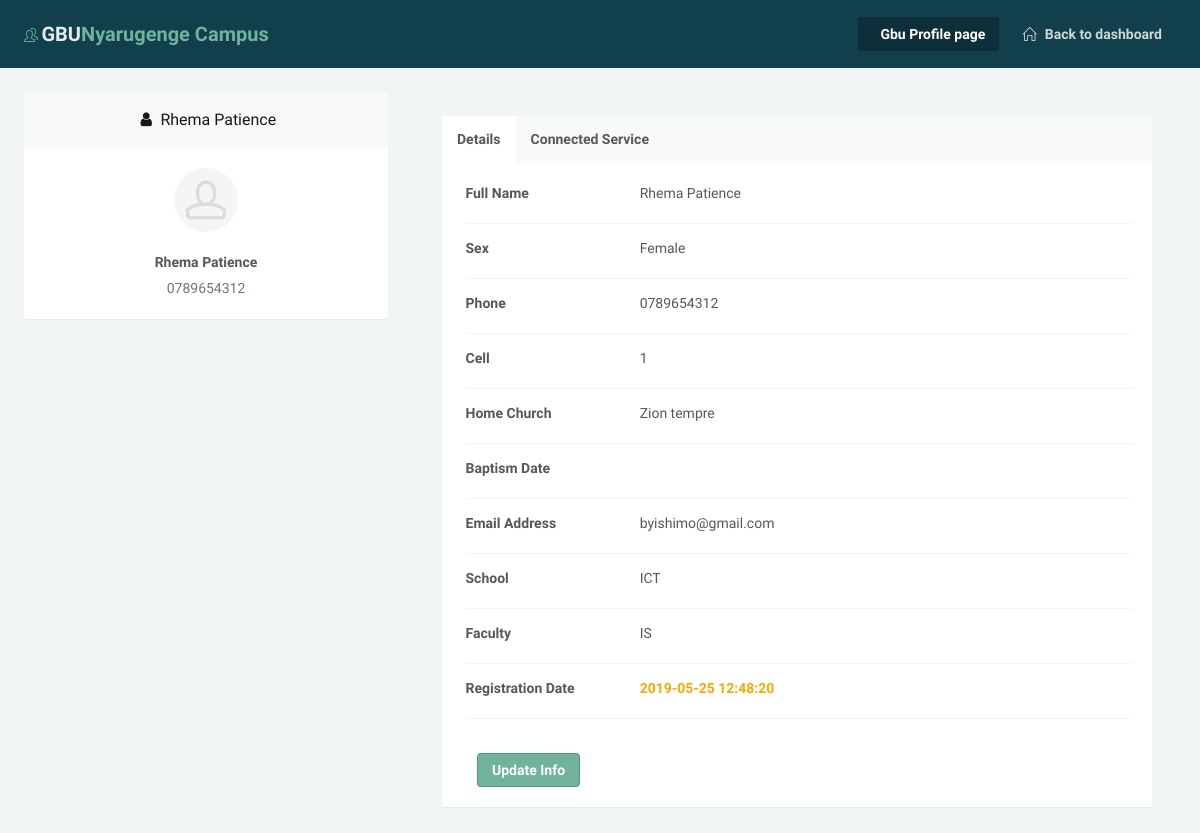
/Profilepage.php?member=6 (signed in), run on the app's committed database.
### tables this page shows
CREATE TABLE `gbumember` (
  `id` int(11) NOT NULL,
  `academic` varchar(255) NOT NULL,
  `firstname` varchar(200) NOT NULL,
  `lastname` varchar(255) NOT NULL,
  `email` varchar(255) NOT NULL,
  `phone` varchar(255) NOT NULL,
  `homechurch` varchar(255) NOT NULL,
  `cell` varchar(255) NOT NULL,
  `department` varchar(255) NOT NULL,
  `sex` varchar(255) NOT NULL,
  `graduation` varchar(255) NOT NULL,
  `school` varchar(255) NOT NULL,
  `faculty` varchar(255) NOT NULL,
  `image` varchar(255) NOT NULL,
  `submitdate` timestamp NOT NULL DEFAULT CURRENT_TIMESTAMP
);

### Profilepage.php (the view, shortened to what this page needs)
<?php
    include_once('config/PDOClass.php');
    if (strlen($_SESSION['AdminLogin'])==0) {
        header("Location: index.php");
    }
    else{
?>
<!doctype html>
<html lang="en" class="no-focus">
    <head>
        <link rel="stylesheet" href="assets/js/plugins/select2/css/select2.css">
        <link rel="stylesheet" id="css-main" href="assets/css/codebase.min.css">
        <link rel="stylesheet" id="css-theme" href="assets/css/themes/flat.min.css">
    </head>
    <body>
        <div id="page-container" class="sidebar-inverse side-scroll page-header-fixed page-header-inverse main-content-boxed">
            <header id="page-header">
                <div class="content-header">
                    <div class="content-header-section">
                        <div class="content-header-item">
                            <a class="link-effect font-w700 mr-5" href="#">
                                <i class="si si-users text-primary"></i>
                                <span class="font-size-xl text-dual-primary-dark">GBU</span><span class="font-size-xl text-primary">Nyarugenge Campus</span>
                            </a>
                        </div>
                    </div>
                    <div class="content-header-section d-none d-lg-block">
                        <ul class="nav-main-header">
                            <li>
                                <a class="active" href="#"><i class="si"></i>Gbu Profile page</a>
                            </li>
                            <li>
                                 <a href="dashboard.php"><i class="si si-home"></i>Back to dashboard</a>
                            </li>
                        </ul>
                    </div>
                </div>
            </header>
            <main id="main-container">
                <div class="content">
                    <?php
                     $m_id = $_GET['member'];
                      $sql = "SELECT * from gbumember WHERE id=$m_id";
                      $query = $db->prepare($sql);
                      $query->execute();
                      $results=$query->fetchAll(PDO::FETCH_OBJ);
                      foreach ($results as $result) {
                                ?>
                    <div class="row">
                        <div class="col-xl-4">
                            <a class="block block-rounded block-link-shadow text-center" href="javascript:void(0)">
                                <div class="block-header block-header-default">
                                    <h3 class="block-title">
                                        <i class="fa fa-fw fa-user"></i>
                                        <?=$result->firstname?>  <?=$result->lastname?>
                                    </h3>
                                </div>
                                <div class="block-content block-content-full">
                                    <div class="push">
                                        <img class="img-avatar" src="assets/media/avatars/avatar10.jpg" alt="">
                                    </div>
                                    <div class="font-w600 mb-5"><?=$result->firstname?>  <?=$result->lastname?></div>
                                    <div class="text-muted"><?=$result->phone?></div>
                                </div>
                            </a>
                        </div>
                        <div class="col-xl-8">
                <div class="content">
                    <div class="block">
                        <ul class="nav nav-tabs nav-tabs-block" data-toggle="tabs" role="tablist">
                            <li class="nav-item">
                                <a class="nav-link active" href="#search-classic">Details</a>
                            </li>
                            <li class="nav-item">
                                <a class="nav-link" href="#search-photos">Connected Service</a>
                            </li>
                        </ul>
                        <div class="block-content block-content-full tab-content overflow-hidden">
                            <div class="tab-pane fade show active" id="search-classic" role="tabpanel">
                                <div class="row items-push">
                                 <div class="col-12">
                                <div class="tab-content ml-1" id="myTabContent">
                                    <div class="tab-pane fade show active" id="basicInfo" role="tabpanel" aria-labelledby="basicInfo-tab">
                                        <div class="row">
                                            <div class="col-sm-4 col-md-3 col-5">
                                                <label style="font-weight:bold;">Full Name</label>
                                            </div>
                                            <div class="col-md-8 col-6">
                                                <?=$result->firstname?>  <?=$result->lastname?>
                                            </div>
                                        </div>
                                        <hr />
                                        <div class="row">
                                            <div class="col-sm-3 col-md-3 col-5">
                                                <label style="font-weight:bold;">Sex</label>
                                            </div>
                                            <div class="col-md-8 col-6">
                                                <?=$result->sex?>
                                            </div>
                                        </div>
                                        <hr />
                                        <div class="row">
                                            <div class="col-sm-4 col-md-3 col-5">
                                                <label style="font-weight:bold;">Phone </label>
                                            </div>
                                            <div class="col-md-8 col-6">
                                                <?=$result->phone?>
                                            </div>
                                        </div>
                                        <hr />
                                         <div class="row">
                                            <div class="col-sm-4 col-md-3 col-5">
                                                <label style="font-weight:bold;">Cell </label>
                                            </div>
                                            <div class="col-md-8 col-6">
                                                <?=$result->cell?>
                                            </div>
                                        </div>
                                        <hr />
                                        <div class="row">
                                            <div class="col-sm-3 col-md-3 col-5">
                                                <label style="font-weight:bold;">Home Church</label>
                                            </div>
                                            <div class="col-md-8 col-6">
                                                <?=$result->homechurch?>
                                            </div>
                                        </div>
                                        <hr />
                                        <div class="row">
                                            <div class="col-sm-3 col-md-3 col-5">
                                                <label style="font-weight:bold;">Baptism Date</label>
                                            </div>
                                            <div class="col-md-8 col-6">
                                            </div>
                                        </div>
                                        <hr />
                                        <div class="row">
                                            <div class="col-sm-3 col-md-3 col-5">
                                                <label style="font-weight:bold;">Email Address</label>
                                            </div>
                                            <div class="col-md-8 col-6">
                                               <?=$result->email?>
                                            </div>
                                        </div>
                                        <hr />
                                        <div class="row">
                                            <div class="col-sm-3 col-md-3 col-5">
                                                <label style="font-weight:bold;">School</label>
                                            </div>
                                            <div class="col-md-8 col-6">
                                                <?=$result->school?>
                                            </div>
                                        </div>
                                        <hr />
                                        <div class="row">
                                            <div class="col-sm-3 col-md-3 col-5">
                                                <label style="font-weight:bold;">Faculty</label>
                                            </div>
                                            <div class="col-md-8 col-6">
                                                <?=$result->faculty?>
                                            </div>
                                        </div>
                                        <hr />
                                        <div class="row">
                                            <div class="col-sm-3 col-md-3 col-5">
                                                <label style="font-weight:bold;">Registration Date</label>
                                            </div>
                                            <div class="col-md-8 col-6">
                                                <label style="font-weight:bold; color: orange"><?=$result->submitdate?></label>
                                            </div>
                                        </div>
                                        <hr />
                                    </div>
                                </div>
                            </div>
                                </div>
                    <div class="col-md-6 col-offset-6">
                        <button type="submit" class="btn btn-primary"><a href="GBU-memberform.php?member=<?=$m_id?>" style="color: white">Update Info</a> </button>
                   </div>
                            </div>
                        </div>
                    </div>
                </div>
                        </div>
                    </div>
                    <?php }?>
                </div>
            </main>
        </div>
    </body>
</html>
<?php } ?>

### data on the page
gbumember: firstname "Rhema", lastname "Patience", phone "0789654312", sex "Female", cell "1", homechurch "Zion tempre", email "byishimo@gmail.com", school "ICT", faculty "IS", submitdate "2019-05-25 12:48:20"
